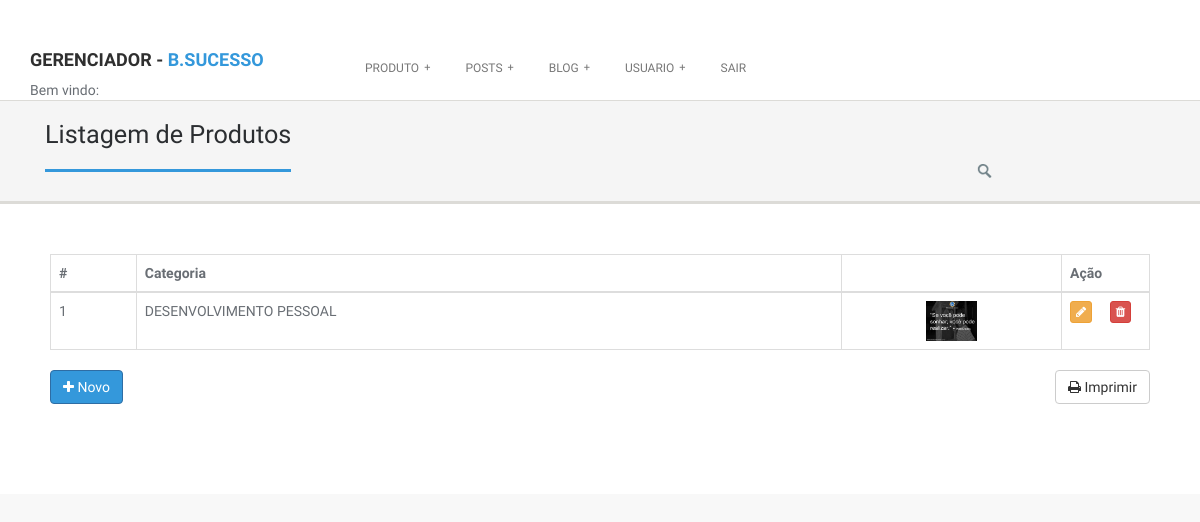
Before: /gerenciador.php?pagina=listposts with the older database file.
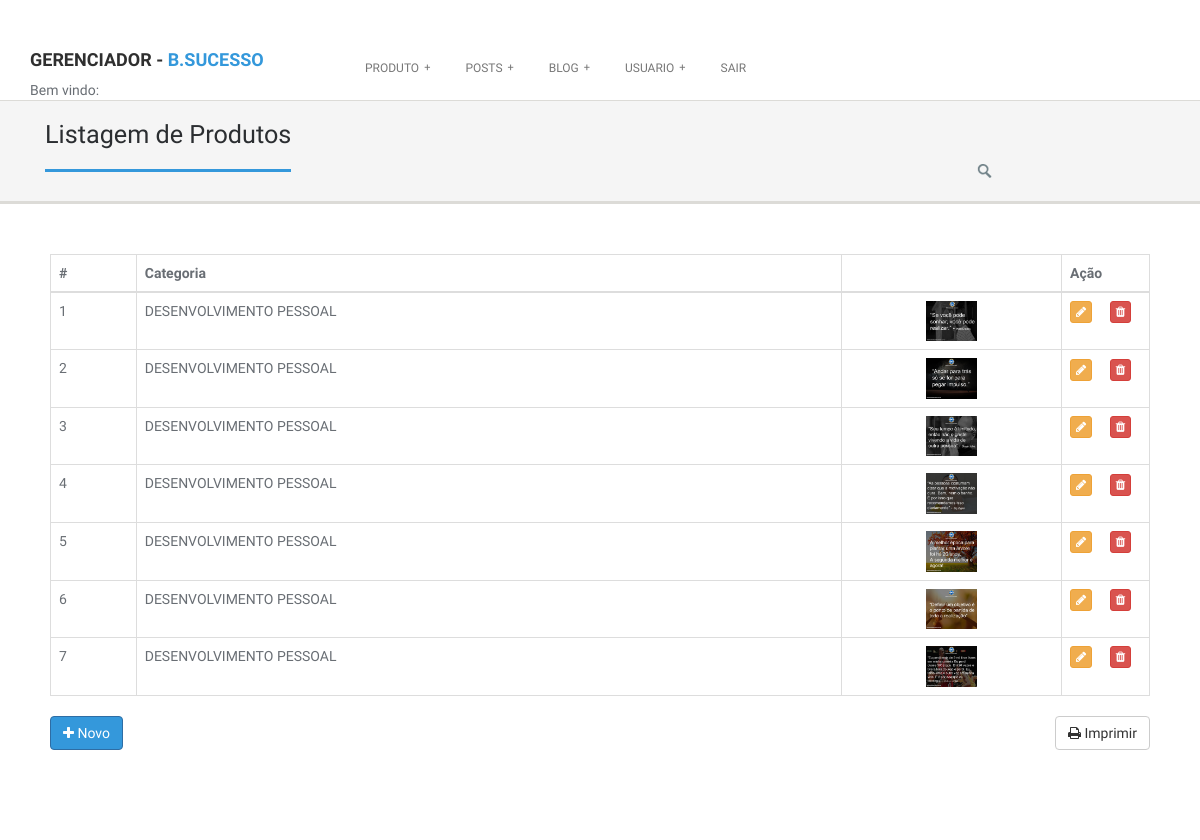
After: the same page with the newer database file.
### tables this page shows
CREATE TABLE `posts` (
  `idposts` int(11) NOT NULL AUTO_INCREMENT,
  `linkimage` varchar(200) NOT NULL,
  `fkcategoria` int(11) NOT NULL,
  PRIMARY KEY (`idposts`)
);

CREATE TABLE `categoria` (
  `idcategoria` int(11) NOT NULL AUTO_INCREMENT,
  `nmcategoria` varchar(50) NOT NULL,
  `descategoria` varchar(250) DEFAULT NULL,
  PRIMARY KEY (`idcategoria`)
);

### class/listarPosts.class.php (the view, shortened to what this page needs)
<?PHP
function listar($limit){
	include ("mysql.class.php");
	$query		= mysqli_query( $conn,"select idposts,linkimage, nmcategoria
								from posts
								inner join categoria as cat on cat.idcategoria = posts.fkcategoria LIMIT 0 , $limit") or die (mysqli_error ($conn));
	for( $i = 0; mysqli_num_rows( $query ) > $i ; $i++ ){
		$result	= mysqli_fetch_array($query);
		$html = '
						<tr>
                        <td>'.$result["idposts"].'</td>
                        <td >'.$result["nmcategoria"].'</td>
						<td width="20%" align="center"> <img  src="img/posts/'.$result["linkimage"].'" width="25%" >  </td>
						<td width="8%">
				<button type="button" class="btn btn-xs btn-warning" data-toggle="modal"
				data-target="#exampleModal'.$result["idposts"].'" ><i class="fa fa-pencil" title="EDITAR"></i></button>
				<button type="button" class="btn btn-xs btn-danger" data-toggle="modal"
				data-target="#excluirModal'.$result["idposts"].'" ><i class="fa fa-trash" title="EXCLUIR"></i></button>
			</td>
                         </tr>
		<div class="modal fade" id="exampleModal'.$result["idposts"].'" tabindex="-1" role="dialog" aria-labelledby="exampleModalLabel">
					<input type="text" class="form-control" id="nmcategoria" name="nmcategoria" value="'.$result["nmcategoria"].'">
				 <img class="aligncenter" width="40%" height="90%" src="img/posts/'.$result["linkimage"].'" alt="">
					<input type="hidden" class="form-control" id="idposts"  name="idposts" value="'.$result["idposts"].'">
		</div>
		<div class="modal fade" id="excluirModal'. $result["idposts"].'" tabindex="-1" role="dialog" aria-labelledby="exampleModalLabel">
					<input type="text" class="form-control" id="idposts" name="idposts" value="'.$result["idposts"].'" disabled>
				 <img class="aligncenter" width="40%" height="90%" src="img/posts/'.$result["linkimage"].'" alt="">
					<input type="hidden" class="form-control" id="idposts"  name="idposts" value="'.$result["idposts"].'">
		</div>
		';
		echo $html;
	}
}
?>

### gerenciador.php (shortened to what this page needs)
<!DOCTYPE html>
<html lang="en">
<head>
  <link href="lib/bootstrap/css/bootstrap.min.css" rel="stylesheet">
  <link href="lib/font-awesome/css/font-awesome.min.css" rel="stylesheet">
  <link href="lib/prettyphoto/css/prettyphoto.css" rel="stylesheet">
  <link href="lib/hover/hoverex-all.css" rel="stylesheet">
  <link href="lib/jetmenu/jetmenu.css" rel="stylesheet">
  <link href="lib/owl-carousel/owl-carousel.css" rel="stylesheet">
  <link href="css/style.css" rel="stylesheet">
  <link rel="stylesheet" href="css/colors/blue.css">
</head>
<body>
  <header class="header">
    <div class="container">
      <div class="site-header clearfix">
        <div class="col-lg-3 col-md-3 col-sm-12 title-area">
          <div class="site-title" id="title">
            <a href="gerenciador.php" title="">
              <h4>GERENCIADOR - <span>B.SUCESSO</span></h4>
            </a>
				  Bem vindo: <b><?=$_SESSION['user'] ?></b>
          </div>
        </div>
        <div class="col-lg-9 col-md-12 col-sm-12">
          <div id="nav" class="right">
            <div class="container clearfix">
              <ul id="jetmenu" class="jetmenu blue">
                <li><a href="#">Produto</a>
                </li>
                <li><a href="#">Posts</a>
                </li>
                <li><a href="#">Blog</a>
                </li>
                <li><a href="#">Usuario</a>
                </li>
                <li><a href="?logout=1">SAIR</a>
                </li>
              </ul>
            </div>
          </div>
        </div>
      </div>
    </div>
  </header>
			<?php
				$pag	= @$_GET['pagina'];
				$pasta	= "pages";
	if($_SESSION['nivel'] !=2 && ($pag == "listusuario" || $pag == "listproduto" || $pag == "listBlog" || $pag == "listcategoria"
			|| $pag == "categoria" || $pag == "cadproduto" || $pag == "usuario") ){
								echo "<br>
						<center><div class='alert alert-warning alert-dismissable'>
									<button type='reset' class='close' data-dismiss='alert' aria-hidden='true'>&times;</button>
									<h4><i class='icon fa fa-danger'></i> Atenção</h4>
									Área Restrita!
								  </div></center>";
	}
	else{
					if( !isset($pag) ){
						include $pasta."/"."inicioG.html";
					}
					else{
						include $pasta."/".$pag.".html";
					}
	}
			?>
</body>
</html>

### css/style.css (style rules this page uses)
* { margin: 0; padding: 0px; font-family: 'Ruda', sans-serif; }
body { background: #f8f8f8; margin: 0; height: 100%; z-index: 1000; color: #696E74; }
h1, h2, h3, h4, h5, h6 { font-family: 'Ruda', sans-serif; font-weight: 700; }
html, body { height: 100%; }
img { height: auto; max-width: 100%; }
*, *:after, *:before { -webkit-box-sizing: border-box; -moz-box-sizing: border-box; box-sizing: border-box; padding: 0; margin: 0; }
a { padding: 0; margin: 0; text-decoration: none; -webkit-transition: background-color .4s linear, color .4s linear; -moz-transition: background-color .4s linear, color .4s linear; -o-transition: background-color .4s linear, color .4s linear; -ms-transition: background-color .4s linear, color .4s linear; transition: background-color .4s linear, color .4s linear; }
p, pre, ul, ol, dl, dd, blockquote, address, table, fieldset, form, { margin-bottom: 20px; }
ul, ol, dl { margin-left: 30px; }
ul, ol, dl { margin-bottom: 1.25em; font-family: inherit; }
ul, ol { margin-left: 0; }
section::before, section::after { position: absolute; content: ''; pointer-post-wraps: none; }
.post-wrapper-top { background-color: #F5F5F5; bottom: 0; left: 0; right: 0; top: 0; z-index: 0; border-bottom: 3px solid #DCDBD7; margin-bottom: 0; padding: 0; position: relative; text-align: left; }
.post-wrapper-top h2 { border-bottom: 3px solid #fff; display: inline-block; font-weight: 500; font-size: 1.8em; padding: 0 0 20px; color: #2B2E31; position: relative; margin-bottom: -3px; }
.search-bar { padding: 0; width: 190px; height: 40px; float: right; position: relative; display: inline-block; background: url("../img/search.png") left top no-repeat; margin-top: 60px; }
.header { background: #ffffff; display: block; border-bottom: 1px solid #DCDBD7; position: relative; z-index: 99; }
.site-header { padding: 40px 0 0; }
.site-title h4 { font-weight: 900; color: #2f2f2f; }
.title-area { padding: 0; display: block; position: relative; overflow: hidden; }
#nav { margin-top: 0; }
#nav .container { width: inherit; }
.section4, .section1 { background: #ffffff; padding: 30px 0; }
.content { padding: 20px 20px 60px 20px; }
section { overflow: hidden; }
input, button, select, textarea { margin-bottom: 10px; }
button, .button { cursor: pointer; font-weight: normal; line-height: normal; margin: 0 0 1.25rem; position: relative; text-decoration: none; text-align: center; display: inline-block; -webkit-border-radius: 2px; border-radius: 2px; padding: 0.5em 1em; font-size: 1.3rem; border-color: #696E74; color: white; -webkit-transition: background-color 300ms ease-out; -moz-transition: background-color 300ms ease-out; transition: background-color 300ms ease-out; -webkit-appearance: none; border: none; font-weight: normal !important; }
@media only screen and (min-width: 40.063em) { button, .button { display: inline-block; } }

Changed rows visible on the page:
added posts: idposts "2", categoria.nmcategoria "DESENVOLVIMENTO PESSOAL", linkimage (picture)
added posts: idposts "3", categoria.nmcategoria "DESENVOLVIMENTO PESSOAL", linkimage (picture)
added posts: idposts "4", categoria.nmcategoria "DESENVOLVIMENTO PESSOAL", linkimage (picture)
added posts: idposts "5", categoria.nmcategoria "DESENVOLVIMENTO PESSOAL", linkimage (picture)
added posts: idposts "6", categoria.nmcategoria "DESENVOLVIMENTO PESSOAL", linkimage (picture)
added posts: idposts "7", categoria.nmcategoria "DESENVOLVIMENTO PESSOAL", linkimage (picture)
